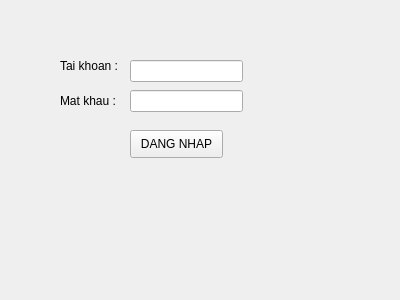
<?xml version="1.0" encoding="UTF-8"?>
<ui version="4.0">
 <class>Form</class>
 <widget class="QWidget" name="Form">
  <property name="geometry">
   <rect>
    <x>0</x>
    <y>0</y>
    <width>400</width>
    <height>300</height>
   </rect>
  </property>
  <property name="windowTitle">
   <string>Form</string>
  </property>
  <widget class="QLabel" name="label">
   <property name="geometry">
    <rect>
     <x>60</x>
     <y>40</y>
     <width>111</width>
     <height>51</height>
    </rect>
   </property>
   <property name="text">
    <string>Tai khoan :</string>
   </property>
  </widget>
  <widget class="QLabel" name="label_2">
   <property name="geometry">
    <rect>
     <x>60</x>
     <y>80</y>
     <width>101</width>
     <height>41</height>
    </rect>
   </property>
   <property name="text">
    <string>Mat khau :</string>
   </property>
  </widget>
  <widget class="QPushButton" name="nut_dang_nhap">
   <property name="geometry">
    <rect>
     <x>130</x>
     <y>130</y>
     <width>93</width>
     <height>28</height>
    </rect>
   </property>
   <property name="text">
    <string>DANG NHAP</string>
   </property>
  </widget>
  <widget class="QLineEdit" name="o_nhap_tai_khoan">
   <property name="geometry">
    <rect>
     <x>130</x>
     <y>60</y>
     <width>113</width>
     <height>22</height>
    </rect>
   </property>
  </widget>
  <widget class="QLineEdit" name="o_nhap_mat_khau">
   <property name="geometry">
    <rect>
     <x>130</x>
     <y>90</y>
     <width>113</width>
     <height>22</height>
    </rect>
   </property>
   <property name="echoMode">
    <enum>QLineEdit::Password</enum>
   </property>
  </widget>
 </widget>
 <resources/>
 <connections/>
</ui>
